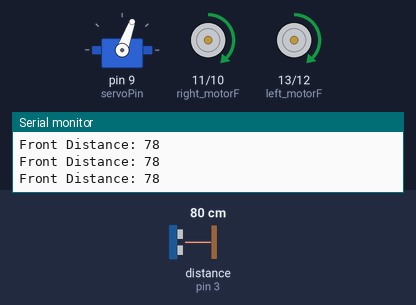
Bench run of a sketch on a simulated Arduino Uno, built with avr-gcc and run on an emulated ATmega328P. Parts: servo, motor-driver pin pairs drawn as motors (green arrow = first pin HIGH = forward, orange = second pin HIGH = backward, longer = more drive, scaled by the enable pin), the last lines printed to the serial monitor. Wiring (inferred from the names in the program): ultrasonic range finder: trigger pin 2; echo pin 3. The test bench sets the inputs (shaded band); at power-on: distance to the obstacle (sensor on pin 3) 80 cm. The echo pulse lasts 58.3 µs per cm.

Above: at 1.2 s.
1.3 s: distance to the obstacle (sensor on pin 3) set to 43 cm
2.8 s: distance to the obstacle (sensor on pin 3) set to 36 cm
At 5.3 s:
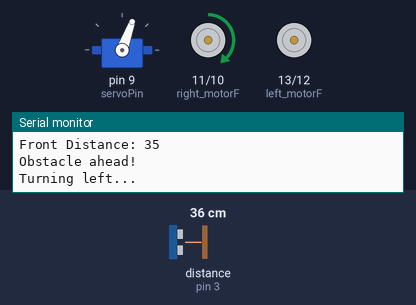
5.8 s: distance to the obstacle (sensor on pin 3) set to 60 cm
At 7.3 s:
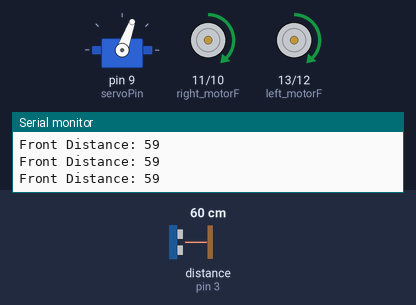
7.6 s: distance to the obstacle (sensor on pin 3) set to 2 cm
At 8.4 s:
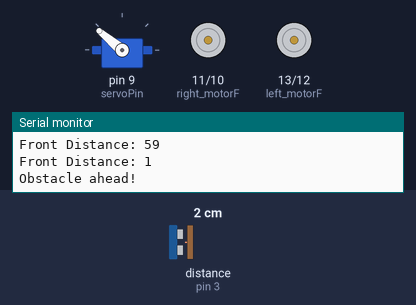
Timing chart, 0 to 11.6 s (numbered marks = the images above; inputs shaded):
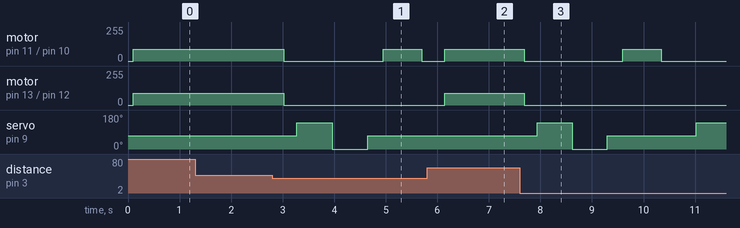

Measured:
- the behaviour switches between 41 and 40 cm on distance to the obstacle (sensor on pin 3) (found by bisection; images 0 and 1)
- after the input at 2.8 s, motor on pin 11 (right_motorF) / pin 10 (right_motorB): forward 90/255 → stopped after 0.22 s, → forward 90/255 1.9 s later, → stopped 0.75 s later; motor on pin 13 (left_motorF) / pin 12 (left_motorB): forward 90/255 → stopped after 0.22 s
- after the input at 5.8 s, motor on pin 11 (right_motorF) / pin 10 (right_motorB), motor on pin 13 (left_motorF) / pin 12 (left_motorB): stopped → forward 90/255 after 0.34 s; servo on pin 9 (servoPin): stays 70° (without the input it goes to 140° after 0.59 s)
- after the input at 7.6 s, motor on pin 11 (right_motorF) / pin 10 (right_motorB): forward 90/255 → stopped after 0.09 s, → forward 90/255 1.9 s later, → stopped 0.75 s later; motor on pin 13 (left_motorF) / pin 12 (left_motorB): forward 90/255 → stopped after 0.09 s

The sketch:

Obstacle_Avoiding_Car.ino
```cpp
#include <Servo.h>
Servo smotor;

// Motor Pins
#define left_motorF 13
#define left_motorB 12
#define enable_L 5
#define right_motorF 11
#define right_motorB 10
#define enable_R 6

// Ultrasonic Pins
#define trig 2
#define echo 3

// Servo Pin
#define servoPin 9

// Distance Variables
int duration, distance, distance_R, distance_L;

// Movement Speed (0–255)
const int MOVE_SPEED = 90;      // Much slower forward speed
const int TURN_SPEED = 80;      // Slightly slower for turning

void setup() {
  // Motor Setup
  pinMode(left_motorF, OUTPUT);
  pinMode(left_motorB, OUTPUT);
  pinMode(right_motorF, OUTPUT);
  pinMode(right_motorB, OUTPUT);
  pinMode(enable_L, OUTPUT);
  pinMode(enable_R, OUTPUT);

  // Ultrasonic Setup
  pinMode(trig, OUTPUT);
  pinMode(echo, INPUT);

  // Servo Setup
  smotor.attach(servoPin);

  // Debugging
  Serial.begin(9600);
}

// Measure distance with ultrasonic
int measure() {
  digitalWrite(trig, LOW);
  delayMicroseconds(2);
  digitalWrite(trig, HIGH);
  delayMicroseconds(10);
  digitalWrite(trig, LOW);
  duration = pulseIn(echo, HIGH, 20000); // max 20ms
  distance = 0.034 * duration / 2;
  return constrain(distance, 1, 300);
}

// Get average of 5 measurements
int getAccurateDistance() {
  int total = 0;
  for (int i = 0; i < 5; i++) {
    total += measure();
    delay(15);
  }
  return total / 5;
}

// Stop all movement
void stop() {
  analogWrite(enable_L, 0);
  analogWrite(enable_R, 0);
  digitalWrite(left_motorF, LOW);
  digitalWrite(left_motorB, LOW);
  digitalWrite(right_motorF, LOW);
  digitalWrite(right_motorB, LOW);
  delay(250);
}

// Move Forward
void moveForward() {
  analogWrite(enable_L, MOVE_SPEED);
  analogWrite(enable_R, MOVE_SPEED);
  digitalWrite(left_motorF, HIGH);
  digitalWrite(left_motorB, LOW);
  digitalWrite(right_motorF, HIGH);
  digitalWrite(right_motorB, LOW);
}

// Turn Left
void turnLeft() {
  analogWrite(enable_L, 0);
  analogWrite(enable_R, TURN_SPEED);
  digitalWrite(left_motorF, LOW);
  digitalWrite(left_motorB, LOW);
  digitalWrite(right_motorF, HIGH);
  digitalWrite(right_motorB, LOW);
  delay(750);
  stop();
}

// Turn Right
void turnRight() {
  analogWrite(enable_L, TURN_SPEED);
  analogWrite(enable_R, 0);
  digitalWrite(left_motorF, HIGH);
  digitalWrite(left_motorB, LOW);
  digitalWrite(right_motorF, LOW);
  digitalWrite(right_motorB, LOW);
  delay(750);
  stop();
}

void loop() {
  smotor.write(70); // Center
  int frontDistance = getAccurateDistance();
  Serial.print("Front Distance: ");
  Serial.println(frontDistance);

  if (frontDistance < 40) {  // Increased obstacle threshold
    stop();
    Serial.println("Obstacle ahead!");

    // Check Left
    smotor.write(140);
    delay(600);
    distance_L = getAccurateDistance();

    // Check Right
    smotor.write(0);
    delay(600);
    distance_R = getAccurateDistance();

    // Return to center
    smotor.write(70);
    delay(300);

    // Decide direction
    if (distance_L < distance_R) {
      Serial.println("Turning right...");
      turnRight();
    } else {
      Serial.println("Turning left...");
      turnLeft();
    }
  } else {
    moveForward();
  }

  delay(100);
}
```
